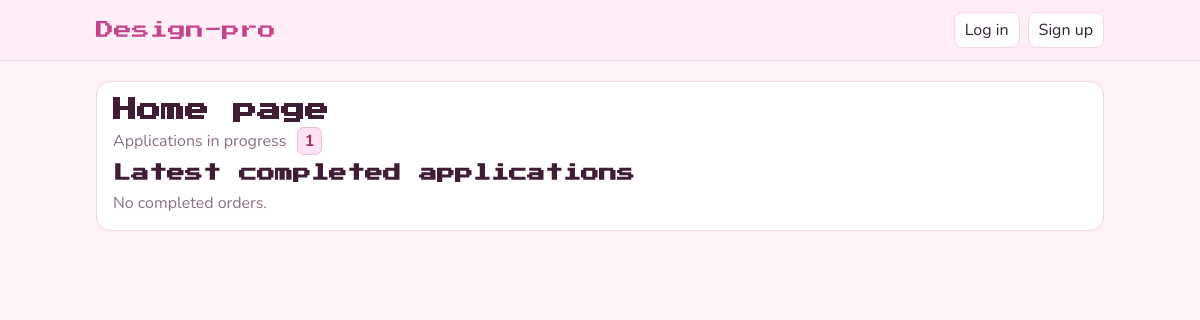
/, run on an earlier commit of the app's database.
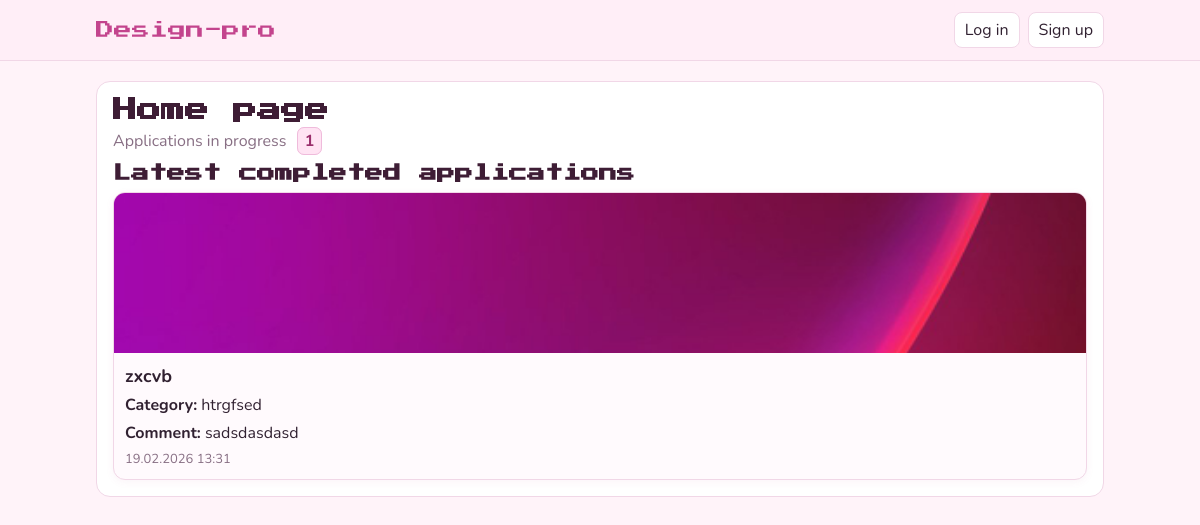
And on a later commit of the database.
### main/models.py (models this page shows, shortened)
class DesignRequest(models.Model):
    class Status(models.TextChoices):
        NEW = 'new', 'New'
        IN_PROGRESS = 'in_progress', 'In Progress'
        DONE = 'done', 'Done'
    user = models.ForeignKey(
        settings.AUTH_USER_MODEL,
        on_delete=models.CASCADE,
        verbose_name='User'
    )
    title = models.CharField('Name', max_length=200)
    description = models.TextField('Description')
    category = models.ForeignKey(
        Category,
        on_delete=models.CASCADE,
        verbose_name='Category'
    )
    photo = models.ImageField(
        'Photo of the room / plan',
        upload_to='design_requests/photos/',
        validators=[validate_image_size, validate_image_extension]
    )
    result_image = models.ImageField(
        'Photo of the completed work',
        upload_to='design_requests/results/',
        blank=True,
        null=True
    )
    admin_comment = models.TextField(
        'Administrators comment',
        blank=True,
        null=True
    )
    status = models.CharField(
        max_length=20,
        choices=Status.choices,
        default=Status.NEW,
        verbose_name='Status'
    )
    created_at = models.DateTimeField(
        'Creation date',
        auto_now_add=True
    )
    class Meta:
        ordering = ['-created_at']
        verbose_name = 'Design request'
        verbose_name_plural = 'Design requests'

class Category(models.Model):
    name = models.CharField(
        'Category name',
        max_length=100,
        unique=True
    )
    class Meta:
        verbose_name = 'Category'
        verbose_name_plural = 'Categories'

### main/views.py (the view)
# urls.py: path('', views.index , name='index'),
def index(request):
    latest_done_requests = DesignRequest.objects.filter(
        status=DesignRequest.Status.DONE
    ).order_by('-created_at')[:4]
    in_progress_count = DesignRequest.objects.filter(
        status=DesignRequest.Status.IN_PROGRESS
    ).count()
    return render(request, 'main/index.html', {
        'latest_done_requests': latest_done_requests,
        'in_progress_count': in_progress_count
    })

### main/templates/main/index.html (shortened to what this page needs)
{% extends 'main/base.html' %}
{% block content %}
<section class="card wide">
    <header class="head">
        <h1>Home page</h1>
        <p class="count">
            Applications in progress
            <span class="num">{{ in_progress_count }}</span>
        </p>
    </header>
    <h2 class="sub">Latest completed applications</h2>
    {% if latest_done_requests %}
        <div class="grid">
            {% for r in latest_done_requests %}
                <article class="box">
                    {% if r.result_image %}
                        <img class="box-img" src="{{ r.result_image.url }}" alt="{{ r.title }}">
                    {% else %}
                        <div class="box-ph">No preview</div>
                    {% endif %}
                    <div class="box-b">
                        <h3>{{ r.title }}</h3>
                        <p><strong>Category:</strong> {{ r.category.name }}</p>
                        {% if r.admin_comment %}
                            <p><strong>Comment:</strong> {{ r.admin_comment }}</p>
                        {% endif %}
                        <p class="gray">{{ r.created_at|date:"d.m.Y H:i" }}</p>
                    </div>
                </article>
            {% endfor %}
        </div>
    {% else %}
        <p class="empty">No completed orders.</p>
    {% endif %}
</section>
{% endblock %}

What changed in the data, as far as the page shows it:
added DesignRequest: result_image (picture), title "zxcvb", category.name "htrgfsed", admin_comment "sadsdasdasd", created_at "19.02.2026 13:31"
Also different on the page:
text no longer shown: "No completed orders."
